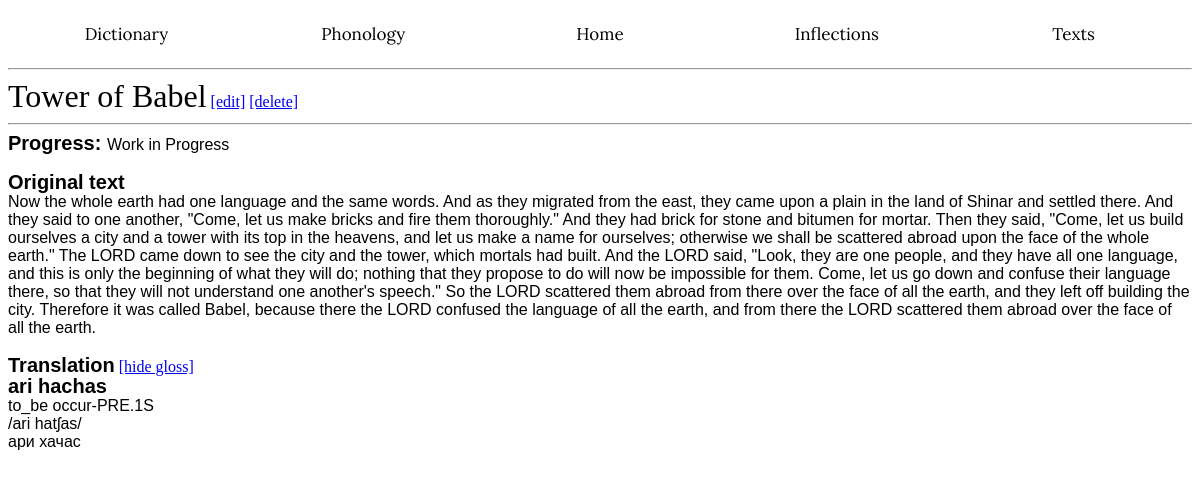
Screenshot of /texts/2/gloss with the database file from the repository.
### app/models.py (models this page shows, shortened)
class Texts(db.Model):
    __tablename__ = 'Texts'
    id: so.Mapped[int] = so.mapped_column(primary_key=True)
    title: so.Mapped[str] = so.mapped_column(index=True)
    status: so.Mapped[str] = so.mapped_column(index=True)
    content: so.Mapped[str] = so.mapped_column()
    translation: so.Mapped[str] = so.mapped_column(nullable=True)

### app/routes.py (the view)
@app.route('/texts/<id>/gloss', methods=['GET', 'POST'])
def viewgloss(id):
    match = Texts.query.filter(Texts.id == id).first()
    status = ['Complete', 'Work in Progress', 'Incomplete']
    splits = re.split(r'(?<=[\.\!\?\,\-])\s*', match.translation)
    tsplits = []
    ipa = []
    con = []
    for sentence in splits:
        sentence.strip()
        tsplits.append(cs.gloss(sentence))
        ipa.append("/" + cs.ipacreate(sentence) + "/")
        con.append(cs.concreate(sentence))
    return render_template('gloss.html', match=match, status=status, splits=splits, tsplits=tsplits, ipa=ipa, con=con)

### app/customscripts.py (called while the page is built)
def ipacreate(word):
    word = word.replace(".", "")
    word = word.replace(",", "")
    for i in range(2):
        word = word.casefold()
        phonemes = []
        exists = Phonology.query.filter(Phonology.exists == True).all()
        for phoneme in exists:
            phonemes.append(phoneme)
        phonemes = ipalengthsort(phonemes)
        for phoneme in phonemes:
            word = word.replace(phoneme.romanized, phoneme.ipa)
        for index in range(0, len(word) - 1):
            if word[index] == word[index + 1]:
                word = word[:index + 1] + "ː" + word[index + 2:]
    return word

def concreate(word):
    reptxt = open("app/static/replacements.txt", "r", encoding="utf-8")
    rep = reptxt.read()
    reptxt.close()
    customreps = rep.split("\n")
    customreps[:] = [x for x in customreps if x.strip()]
    for rep in customreps:
        subs = rep.split(",")
        word = word.replace(subs[0],subs[1])
    for i in range(2):
        word = word.casefold()
        phonemes = []
        exists = Phonology.query.filter(Phonology.exists == True).all()
        for phoneme in exists:
            phonemes.append(phoneme)
        phonemes = conlengthsort(phonemes)
        for phoneme in phonemes:
            word = word.replace(phoneme.romanized, phoneme.conscript)
        for index in range(0, len(word) - 1):
            if word[index] == word[index + 1]:
                word = word[:index + 1] + "ː" + word[index + 2:]
    return word

def ipalengthsort(array):
    size = len(array)
    for ind in range(size):
        min_index = ind
        for i in range(ind + 1, size):
            if len(array[i].romanized) > len(array[min_index].romanized):
                min_index = i
        (array[ind], array[min_index]) = (array[min_index], array[ind])
    print(array)
    return array

def conlengthsort(array):
    size = len(array)
    for ind in range(size):
        min_index = ind
        for i in range(ind + 1, size):
            if len(array[i].romanized) > len(array[min_index].romanized):
                min_index = i
        (array[ind], array[min_index]) = (array[min_index], array[ind])
    print(array)
    return array

### app/models.py (called while the page is built)
    def __repr__(self):
        return 'Phoneme {}'.format(self.ipa)

### app/templates/gloss.html (shortened to what this page needs)
<!DOCTYPE html>
<html lang="en">
<head>
</head>
<body>
{% extends "base.html" %}
{% block content %}
    <wordh1>{{ match.title }}</wordh1>
        <a href="{{ url_for('modifytext', id=match.id) }}">[edit]</a>
        <a href="{{ url_for('deletetext', id=match.id) }}">[delete]</a><hr>
    <wordh2>Progress: </wordh2><wordp>{{ match.status }}</wordp><br><br>
        <wordh2>Original text</wordh2><br><wordp>{{ match.content }}</wordp><br><br>
        <wordh2>Translation</wordh2> <a href="{{ url_for('readtext', id=match.id) }}">[hide gloss]</a><br>
        {% for portion in splits %}
            <wordh2>{{ portion }}</wordh2><br>
            <wordp>{{ tsplits[splits.index(portion)] }}</wordp><br>
            <wordp>{{ ipa[splits.index(portion)] }}</wordp><br>
            <wordp>{{ con[splits.index(portion)] }}</wordp><br>
        {% endfor %}
{% endblock %}

### app/static/style.css (style rules this page uses)
wordh1 { font-family: "Georgia", serif; color: black; font-size: 32px; }
wordh2 { font-family: "Arial", sans-serif; color: black; font-weight: bold; line-height: 20px; font-size: 20px; }
wordp { font-family: "Arial", sans-serif; color: black; font-size: 16px; }

### rows the page displays
Texts: title "Tower of Babel", status "Work in Progress", content "Now the whole earth had one language and the same words. And as they migrated from the east, they came upon a plain in the land of Shinar and settled there. And they said to one another, \"Come, let us make bricks and fire them thoroughly.\" And they had brick for stone and bitumen for mortar. Then they said, \"Come, let us build ourselves a city and a tower with its top in the heavens, and let us make a name for ourselves; otherwise we shall be scattered abroad upon the face of the whole earth.\" The LORD came down to see the city and the tower, which mortals had built. And the LORD said, \"Look, they are one people, and they have all one language, and this is only the beginning of what they…", translation "ari hachas", translation "to_be occur-PRE.1S", translation "/ari hatʃas/", translation "ари хачас"
